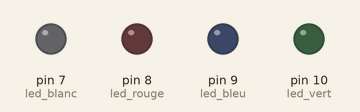
The sketch below on a simulated Arduino Uno, built with avr-gcc and run on an emulated ATmega328P. Parts: output pins drawn as LEDs (lit = HIGH).

Above: at 0.1 s.
At 0.5 s:
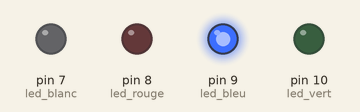
At 0.9 s:
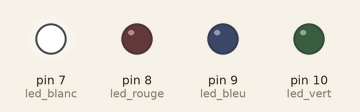
At 1.3 s:
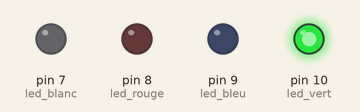
At 2.7 s:
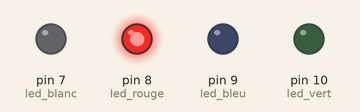
Timing chart, 0 to 3.0 s (numbered marks = the images above):
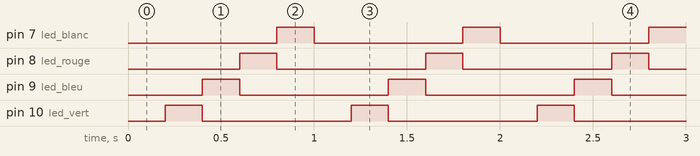

The sketch:

blink_more_led.ino
```cpp
const int led_vert=10;
const int led_bleu=9;
const int led_rouge=8;
const int led_blanc=7;
void setup()
{
  pinMode(led_rouge,OUTPUT);
  pinMode(led_bleu,OUTPUT);
  pinMode(led_vert,OUTPUT);
  pinMode(led_blanc,OUTPUT);

}
  void loop()
  {
    digitalWrite(led_rouge,LOW);
     digitalWrite(led_vert,LOW);
      digitalWrite(led_bleu,LOW);
       digitalWrite(led_blanc,LOW);
  delay(200);
  digitalWrite(led_vert,HIGH);
  digitalWrite(led_rouge,LOW);
  digitalWrite(led_bleu,LOW);
  digitalWrite(led_blanc,LOW);
  delay(200);
  digitalWrite(led_rouge,LOW);
  digitalWrite(led_vert,LOW);
  digitalWrite(led_blanc,LOW);
  digitalWrite(led_bleu,HIGH);
  delay(200);
  digitalWrite(led_bleu,LOW);
  digitalWrite(led_vert,LOW);
  digitalWrite(led_bleu,LOW);
  digitalWrite(led_blanc,LOW);
  digitalWrite(led_rouge,HIGH);
  delay(200);
  digitalWrite(led_rouge,LOW);
  digitalWrite(led_rouge,LOW);
  digitalWrite(led_vert,LOW);
  digitalWrite(led_bleu,LOW);
  digitalWrite(led_blanc,HIGH);
  delay(200);

}
```

Measured:
- by itself, pin 7 (led_blanc), pin 8 (led_rouge), pin 9 (led_bleu), pin 10 (led_vert): alternates HIGH for 0.20 s and LOW for 0.80 s
- by itself, everything shown: repeats every 1.0 s, in 5 steps
